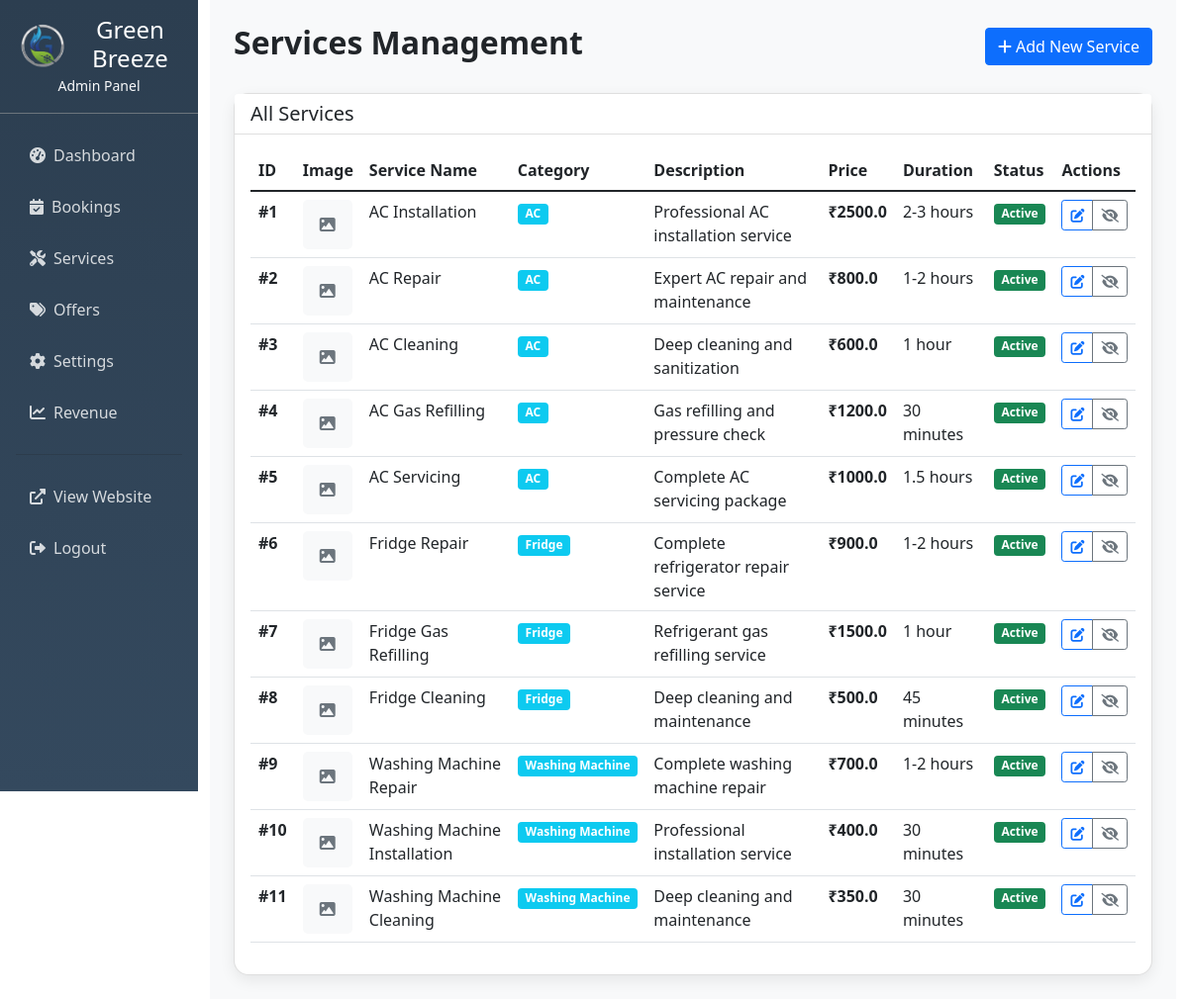
Screenshot of /admin/services (signed in) with the database file from the repository.
### tables this page shows
CREATE TABLE services (
        id INTEGER PRIMARY KEY AUTOINCREMENT,
        name TEXT NOT NULL,
        description TEXT,
        price REAL NOT NULL,
        duration TEXT,
        category TEXT DEFAULT 'AC',
        active INTEGER DEFAULT 1
    , image TEXT);

### app.py (the view)
@app.route('/admin/services')
def admin_services():
    if not session.get('admin_logged_in'):
        return redirect(url_for('admin_login'))
    conn = sqlite3.connect('green_breeze.db')
    c = conn.cursor()
    c.execute("SELECT * FROM services ORDER BY id")
    services = c.fetchall()
    conn.close()
    return render_template('admin_services.html', services=services)

### app.py (called while the page is built)
def inject_datetime():
    return {'datetime': datetime}

### templates/admin_services.html (shortened to what this page needs)
{% extends "admin_base.html" %}
{% block content %}
<div class="d-flex justify-content-between align-items-center mb-4">
    <h2 class="fw-bold">Services Management</h2>
    <button class="btn btn-primary" onclick="openServiceModal()">
        <i class="fas fa-plus me-1"></i>Add New Service
    </button>
</div>
<div class="card">
    <div class="card-header bg-white">
        <h5 class="mb-0">All Services</h5>
    </div>
    <div class="card-body">
        <div class="table-responsive">
            <table class="table table-hover">
                <thead>
                    <tr>
                        <th>ID</th>
                        <th>Image</th>
                        <th>Service Name</th>
                        <th>Category</th>
                        <th>Description</th>
                        <th>Price</th>
                        <th>Duration</th>
                        <th>Status</th>
                        <th>Actions</th>
                    </tr>
                </thead>
                <tbody>
                    {% for service in services %}
                    <tr id="service-{{ service[0] }}">
                        <td><strong>#{{ service[0] }}</strong></td>
                        <td>
                            {% if service[7] %}
                                <img src="{{ url_for('static', filename='images/services/' + service[7]) }}" alt="{{ service[1] }}" style="width: 50px; height: 50px; object-fit: cover; border-radius: 5px;">
                            {% else %}
                                <div style="width: 50px; height: 50px; background: #f8f9fa; border-radius: 5px; display: flex; align-items: center; justify-content: center;">
                                    <i class="fas fa-image text-muted"></i>
                                </div>
                            {% endif %}
                        </td>
                        <td>{{ service[1] }}</td>
                        <td><span class="badge bg-info">{{ service[5] if service|length > 5 else 'AC' }}</span></td>
                        <td>{{ service[2][:50] }}{% if service[2]|length > 50 %}...{% endif %}</td>
                        <td><strong>₹{{ service[3] }}</strong></td>
                        <td>{{ service[4] }}</td>
                        <td>
                            <span class="badge bg-{{ 'success' if service[6] else 'secondary' }}">
                                {{ 'Active' if service[6] else 'Inactive' }}
                            </span>
                        </td>
                        <td>
                            <div class="btn-group btn-group-sm">
                                <button class="btn btn-outline-primary" onclick="editService({{ service[0] }}, '{{ service[1] }}', '{{ service[2] }}', {{ service[3] }}, '{{ service[4] }}', '{{ service[5] if service|length > 5 else 'AC' }}', '{{ service[7] or '' }}')" title="Edit">
                                    <i class="fas fa-edit"></i>
                                </button>
                                <button class="btn btn-outline-{{ 'secondary' if service[6] else 'success' }}" onclick="toggleService({{ service[0] }})" title="{{ 'Deactivate' if service[6] else 'Activate' }}">
                                    <i class="fas fa-{{ 'eye-slash' if service[6] else 'eye' }}"></i>
                                </button>
                            </div>
                        </td>
                    </tr>
                    {% endfor %}
                </tbody>
            </table>
        </div>
    </div>
</div>
{% endblock %}

### templates/admin_base.html (style rules this page uses)
.card { border-radius: 15px; box-shadow: 0 5px 15px rgba(0, 0, 0, 0.08); }

### rows the page displays
services: id "1", name "AC Installation", category "AC", description "Professional AC installation service", price "2500.0", duration "2-3 hours", active "Active"
services: id "2", name "AC Repair", category "AC", description "Expert AC repair and maintenance", price "800.0", duration "1-2 hours", active "Active"
services: id "3", name "AC Cleaning", category "AC", description "Deep cleaning and sanitization", price "600.0", duration "1 hour", active "Active"
services: id "4", name "AC Gas Refilling", category "AC", description "Gas refilling and pressure check", price "1200.0", duration "30 minutes", active "Active"
services: id "5", name "AC Servicing", category "AC", description "Complete AC servicing package", price "1000.0", duration "1.5 hours", active "Active"
services: id "6", name "Fridge Repair", category "Fridge", description "Complete refrigerator repair service", price "900.0", duration "1-2 hours", active "Active"
services: id "7", name "Fridge Gas Refilling", category "Fridge", description "Refrigerant gas refilling service", price "1500.0", duration "1 hour", active "Active"
services: id "8", name "Fridge Cleaning", category "Fridge", description "Deep cleaning and maintenance", price "500.0", duration "45 minutes", active "Active"
services: id "9", name "Washing Machine Repair", category "Washing Machine", description "Complete washing machine repair", price "700.0", duration "1-2 hours", active "Active"
services: id "10", name "Washing Machine Installation", category "Washing Machine", description "Professional installation service", price "400.0", duration "30 minutes", active "Active"
services: id "11", name "Washing Machine Cleaning", category "Washing Machine", description "Deep cleaning and maintenance", price "350.0", duration "30 minutes", active "Active"
